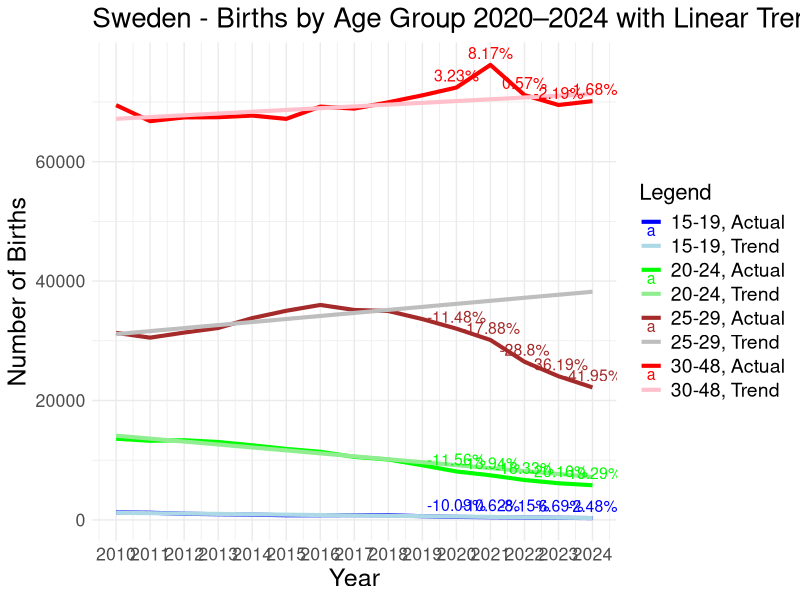

Write R code to recreate this figure.
# Load the data
birth_data <- read.csv("2024_update/BE0101E2_20260208-222622.csv")

# Remove rows with "data not available"
birth_data <- birth_data[!birth_data$`age.of.the.Mother` == "data not available",]

# Replace "49+ years" with "49"
birth_data$`age.of.the.Mother` <- gsub("49\\+ years", "49", birth_data$`age.of.the.Mother`)

# Remove " years" from all entries in the `age.of.the.Mother` column
birth_data$`age.of.the.Mother` <- as.numeric(gsub(" years", "", birth_data$`age.of.the.Mother`))

# Exclude the 14 years & under
birth_data <- birth_data[!is.na(birth_data$`age.of.the.Mother`) & birth_data$`age.of.the.Mother` >= 15,]

# Exclude the 49 years & over
birth_data <- birth_data[!is.na(birth_data$`age.of.the.Mother`) & birth_data$`age.of.the.Mother` <= 49,]

library(dplyr)
library(tidyr)

# Sum the total births for both children sexes for each year
birth_data_grouped <- birth_data %>%
  group_by(region, `age.of.the.Mother`) %>%
  summarise(across(starts_with("X"), sum, na.rm = TRUE), .groups = "drop")

# Remove the "X" from the year column names
names(birth_data_grouped) <- sub("^X", "", names(birth_data_grouped))

# --- NEW: detect year columns dynamically (supports 2024, 2025, ...)
year_cols <- names(birth_data_grouped)[grepl("^\\d{4}$", names(birth_data_grouped))]
year_cols <- sort(year_cols)

# Create age groups
birth_data_grouped$age_group <- cut(
  birth_data_grouped$`age.of.the.Mother`,
  breaks = c(15, 20, 25, 30, Inf),
  labels = c("15-19", "20-24", "25-29", "30-48"),
  right = FALSE
)

# Aggregate data by year and age group (now includes 2024 automatically if present)
yearly_data <- birth_data_grouped %>%
  group_by(age_group) %>%
  summarise(across(all_of(year_cols), sum, na.rm = TRUE), .groups = "drop")

# Reshape wide -> long and keep >= 2010
data_long <- pivot_longer(yearly_data, cols = -age_group, names_to = "year", values_to = "births")
data_long$year <- as.numeric(data_long$year)
data_long <- data_long %>% filter(year >= 2010)
print(data_long)

# Write the long data to CSV
write.csv(data_long, "2024_update/births_by_years_and_mothers_age_groups.csv", row.names = FALSE)

# Mark actuals
data_long$type <- "Actual"

# Split the data by age_group
age_groups <- split(data_long, data_long$age_group)

# Fit linear trend 2010-2019 for each age_group
trends <- list()
for (ag in names(age_groups)) {
  subset_data <- subset(age_groups[[ag]], year >= 2010 & year <= 2019)
  trends[[ag]] <- lm(births ~ year, data = subset_data)
}

# --- NEW: generate trend up to the latest available year (includes 2024)
max_year <- max(data_long$year, na.rm = TRUE)

trend_data <- do.call(rbind, lapply(names(trends), function(ag) {
  yrs <- 2010:max_year
  data.frame(
    age_group = ag,
    year = yrs,
    births = predict(trends[[ag]], newdata = data.frame(year = yrs)),
    type = "Trend"
  )
}))

# --- NEW: compute deviations for 2020..max_year (includes 2024)
deviations <- data.frame(age_group=character(), year=integer(), deviation=numeric(), stringsAsFactors=FALSE)

for (ag in names(age_groups)) {
  for (yr in 2020:max_year) {
    predicted_value <- predict(trends[[ag]], newdata = data.frame(year = yr))
    actual_value <- data_long %>%
      filter(age_group == ag, year == yr) %>%
      pull(births)

    deviation <- ((actual_value - predicted_value) / predicted_value) * 100
    deviations <- rbind(deviations, data.frame(age_group=ag, year=yr, deviation=deviation))
  }
}

library(ggplot2)

# Combine actual, trend & deviations data
data_long$deviation <- NA
deviation_years <- 2020:max_year
data_long$deviation[data_long$year %in% deviation_years] <- deviations$deviation

trend_data$deviation <- NA
combined_data <- rbind(data_long, trend_data)

# Define colors for actual and trend lines
combined_data$label <- with(combined_data, paste(age_group, type, sep = ", "))
actual_colors <- c("15-19, Actual" = "blue", "20-24, Actual" = "green", "25-29, Actual" = "brown", "30-48, Actual" = "red")
trend_colors  <- c("15-19, Trend"  = "lightblue", "20-24, Trend"  = "lightgreen", "25-29, Trend"  = "grey", "30-48, Trend"  = "pink")

# Plot
p <- ggplot(combined_data, aes(x = year, y = births, group = label)) +
  geom_line(aes(color = label), linewidth = 1.4) +
  geom_text(
    data = subset(combined_data, type == "Actual" & !is.na(deviation)),
    aes(label = paste0(round(deviation, 2), "%"), color = label),
    vjust = -0.5, size = 4
  ) +
  scale_color_manual(values = c(actual_colors, trend_colors)) +
  labs(
    title = paste0("Sweden - Births by Age Group 2020–", max_year, " with Linear Trend (2010-2019)"),
    x = "Year", y = "Number of Births", color = "Legend"
  ) +
  theme_minimal() +
  theme(
    text = element_text(size = 16),
    plot.title = element_text(size = 20),
    axis.title = element_text(size = 18),
    legend.text = element_text(size = 14),
    legend.title = element_text(size = 16)
  ) +
  scale_x_continuous(breaks = 2010:max_year)

print(p)
print(deviations)
